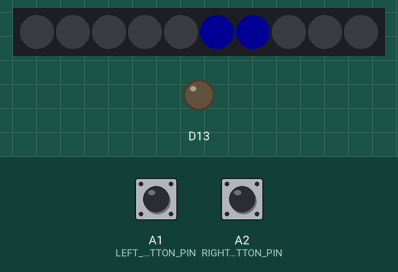
The sketch below on a simulated Adafruit Circuit Playground Express. Parts: 10 RGB LEDs in strip order, left to right, output pins drawn as LEDs (lit = HIGH). Inputs (shaded band) come from the test bench; at power-on: A1 (LEFT_BUTTON_PIN) HIGH, A2 (RIGHT_BUTTON_PIN) HIGH. Dim RGB values are drawn brighter than linear; random numbers use the default seed unless the sketch sets one.

Above: at 0.1 s.
At 9.1 s:
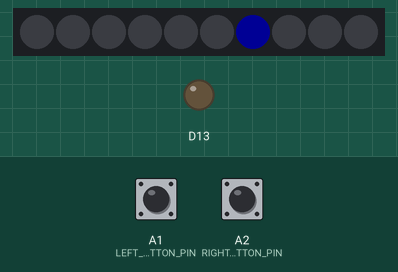
At 18.7 s:
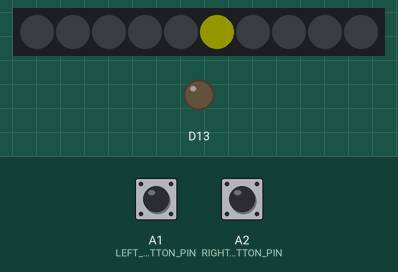
At 30.3 s:
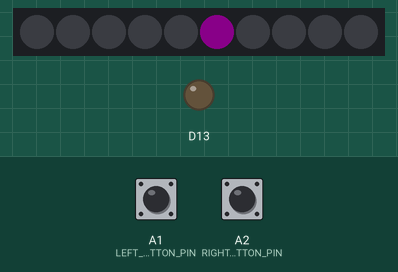
At 40.8 s:
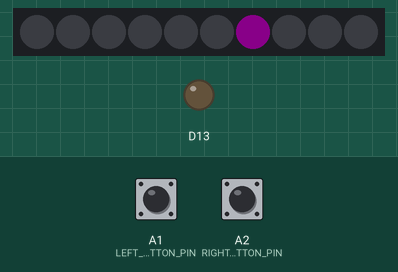
At 117.8 s:
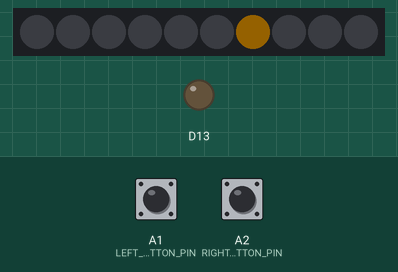

Measured:
- what the display in image 1 shows lasts 2.0 s, from 9.0 s to 11.0 s
- what the display in image 2 shows lasts 1.8 s, from 18.6 s to 20.4 s
- what the display in image 3 shows lasts 1.6 s, from 30.3 s to 31.9 s
- what the display in image 5 shows lasts 2.4 s, from 117.7 s to 120.1 s

The sketch:

gameSystemNew.ino
```cpp
#include <Adafruit_CircuitPlayground.h>
#include <Arduino.h>
// declare all variables and values
const int LEVEL_DURATION = 15000;
const int INITIAL_FALL_DELAY = 1000;
const int LEVEL_DELAY_DECREMENT = 100;
const int BUTTON_DEBOUNCE_DELAY = 50;

const uint32_t OFF_COLOR = 0x000000;
const uint32_t HIT_COLOR = 0x00FF00;
const uint32_t MISS_COLOR = 0xFF0000;
const uint32_t LEVEL_COLORS[] = {0x0000FF, 0xFFFF00, 0x800080, 0xFFA500};

const int LEFT_BUTTON_PIN = A1;
const int RIGHT_BUTTON_PIN = A2;

const int LEFT_LED_PIN = 5;
const int RIGHT_LED_PIN = 6;

uint32_t CURRENT_LEFT_COLOR;
uint32_t CURRENT_RIGHT_COLOR;

int level = 1;
int score = 0;
unsigned long levelStartTime = 0;
unsigned long lastFallTime = 0;
unsigned long fallDelay = INITIAL_FALL_DELAY;
bool gameStarted = false;

// set up pins and interrupts
void setup() {
  CircuitPlayground.begin();
  pinMode(LEFT_BUTTON_PIN, INPUT_PULLUP);
  pinMode(RIGHT_BUTTON_PIN, INPUT_PULLUP);
  attachInterrupt(digitalPinToInterrupt(LEFT_BUTTON_PIN), handleButtonPress, FALLING);
  attachInterrupt(digitalPinToInterrupt(RIGHT_BUTTON_PIN), handleButtonPress, FALLING);
  startGame();
}

void loop() {
  if (gameStarted) {
    unsigned long currentTime = millis();

    if (currentTime - levelStartTime >= LEVEL_DURATION) {
      level++;
      levelStartTime = currentTime;
      fallDelay -= LEVEL_DELAY_DECREMENT;
      if (level > sizeof(LEVEL_COLORS) / sizeof(LEVEL_COLORS[0])) {
        level = sizeof(LEVEL_COLORS) / sizeof(LEVEL_COLORS[0]);
      }
      CircuitPlayground.setPixelColor(LEFT_LED_PIN, LEVEL_COLORS[level - 1]);
      CircuitPlayground.setPixelColor(RIGHT_LED_PIN, LEVEL_COLORS[level - 1]);
      CURRENT_LEFT_COLOR = LEVEL_COLORS[level - 1];
      CURRENT_RIGHT_COLOR = LEVEL_COLORS[level - 1];
    }

    if (currentTime - lastFallTime >= fallDelay) {
      CircuitPlayground.setPixelColor(LEFT_LED_PIN, OFF_COLOR);
      CircuitPlayground.setPixelColor(RIGHT_LED_PIN, OFF_COLOR);
      CURRENT_LEFT_COLOR = OFF_COLOR;
      CURRENT_RIGHT_COLOR = OFF_COLOR;

      int randomLed = random(2);
      if (randomLed == 0) {
        CircuitPlayground.setPixelColor(LEFT_LED_PIN, LEVEL_COLORS[level - 1]);
        CURRENT_LEFT_COLOR = LEVEL_COLORS[level - 1];
      } else {
        CircuitPlayground.setPixelColor(RIGHT_LED_PIN, LEVEL_COLORS[level - 1]);
        CURRENT_RIGHT_COLOR = LEVEL_COLORS[level - 1];
      }

      lastFallTime = currentTime;
    }

    if (currentTime - lastFallTime >= fallDelay * 2) {
      gameStarted = false;
      if (CURRENT_LEFT_COLOR != HIT_COLOR) {
        CircuitPlayground.setPixelColor(LEFT_LED_PIN, MISS_COLOR);
        CURRENT_LEFT_COLOR = MISS_COLOR;
      }
      if (CURRENT_RIGHT_COLOR != HIT_COLOR) {
        CircuitPlayground.setPixelColor(RIGHT_LED_PIN, MISS_COLOR);
        CURRENT_RIGHT_COLOR = MISS_COLOR;
      }
      delay(2000);
      startGame();
    }
  }

  delay(BUTTON_DEBOUNCE_DELAY);
}

void startGame() {
  level = 1;
  score = 0;
  levelStartTime = millis();
  lastFallTime = 0;
  fallDelay = INITIAL_FALL_DELAY;
  gameStarted = true;

  CircuitPlayground.clearPixels();
  CircuitPlayground.setPixelColor(LEFT_LED_PIN, LEVEL_COLORS[level - 1]);
  CURRENT_LEFT_COLOR = LEVEL_COLORS[level - 1];
  CircuitPlayground.setPixelColor(RIGHT_LED_PIN, LEVEL_COLORS[level - 1]);
  CURRENT_RIGHT_COLOR = LEVEL_COLORS[level - 1];
}

void handleButtonPress() {
  if (gameStarted) {
    unsigned long currentTime = millis();
// left button hit
    if (CircuitPlayground.leftButton()) {
      CircuitPlayground.setPixelColor(LEFT_LED_PIN, HIT_COLOR);
      CURRENT_LEFT_COLOR = HIT_COLOR;
      if (currentTime - lastFallTime <= fallDelay) {
        score++;
      } else {
        gameStarted = false;
        CircuitPlayground.setPixelColor(RIGHT_LED_PIN, MISS_COLOR);
        CURRENT_RIGHT_COLOR = MISS_COLOR;
        delay(2000);
        startGame();
      }
    }
// right button hit
    if (CircuitPlayground.rightButton()) {
      CircuitPlayground.setPixelColor(RIGHT_LED_PIN, HIT_COLOR);
      CURRENT_RIGHT_COLOR = HIT_COLOR;
      if (currentTime - lastFallTime <= fallDelay) {
        score++;
      } else {
        gameStarted = false;
        CircuitPlayground.setPixelColor(LEFT_LED_PIN, MISS_COLOR);
        CURRENT_LEFT_COLOR = MISS_COLOR;
        delay(2000);
        startGame();
      }
    }
  } else {
    if (CircuitPlayground.leftButton() && CircuitPlayground.rightButton()) {
      // add restart feature
      startGame();
    }
  }
}
```
